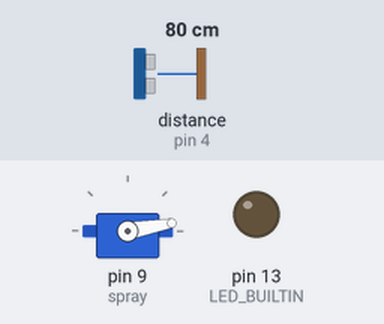
The sketch below on a simulated Arduino Uno, built with avr-gcc and run on an emulated ATmega328P. Parts: servo, output pins drawn as LEDs (lit = HIGH). Wiring (inferred from the names in the program): ultrasonic range finder: trigger pin 2; echo pin 4. Inputs (shaded band) come from the test bench; at power-on: distance to the obstacle (sensor on pin 4) 80 cm. The echo pulse lasts 58.3 µs per cm; pins used as bus, display or sensor lines are not drawn.

Above: at 1.8 s.
1.9 s: distance to the obstacle (sensor on pin 4) set to 23 cm
3.4 s: distance to the obstacle (sensor on pin 4) set to 17 cm
At 9.4 s:
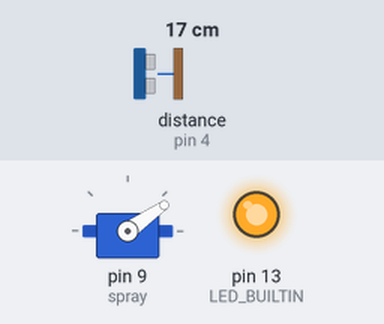
11.6 s: distance to the obstacle (sensor on pin 4) set to 27 cm
15.7 s: distance to the obstacle (sensor on pin 4) set to 35 cm
17.9 s: distance to the obstacle (sensor on pin 4) set to 2 cm
At 18.8 s:
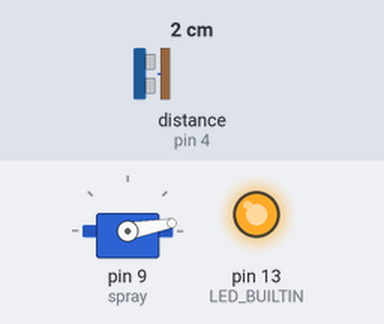
Timing chart, 0 to 23.0 s (numbered marks = the images above; inputs shaded):
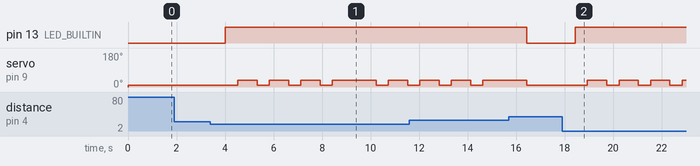

The sketch:

alcohol_sprayer.ino
```cpp
// defines pins numbers
const int trigPin = 2;
const int echoPin = 4;
// defines variables
long duration;
int distance;
#include <Servo.h>

Servo spray;  // create servo object to control a servo

void setup() {
spray.attach(9);
spray.write(0);
pinMode(trigPin, OUTPUT); // Sets the trigPin as an Output
pinMode(echoPin, INPUT); // Sets the echoPin as an Input
pinMode(LED_BUILTIN, OUTPUT);
//Serial.begin(9600); // Starts the serial communication
}
void loop() {
// Clears the trigPin
digitalWrite(trigPin, LOW);
delayMicroseconds(2);
// Sets the trigPin on HIGH state for 10 micro seconds
digitalWrite(trigPin, HIGH);
delayMicroseconds(10);
digitalWrite(trigPin, LOW);
// Reads the echoPin, returns the sound wave travel time in microseconds
duration = pulseIn(echoPin, HIGH);
// Calculating the distance
distance= duration*0.034/2;
if(distance > 200){
 distance =200;
}
// Prints the distance on the Serial Monitor
//Serial.print("Distance: ");//debug info
//Serial.println(distance);
digitalWrite(LED_BUILTIN, LOW);

if(distance < 20){
  for(int loops = 0; distance < 30 && loops < 4; loops++){//won't spray more than 4 times.
    //distance calculations
    digitalWrite(trigPin, LOW);
    delayMicroseconds(2);
    // Sets the trigPin on HIGH state for 10 micro seconds
    digitalWrite(trigPin, HIGH);
    delayMicroseconds(10);
    digitalWrite(trigPin, LOW);
    // Reads the echoPin, returns the sound wave travel time in microseconds
    duration = pulseIn(echoPin, HIGH);
    // Calculating the distance
    distance= duration*0.034/2;//I have to add the ultrasonic code in here so that distance can be updated inside the for loop.
    digitalWrite(LED_BUILTIN, HIGH);   // turn the LED on (HIGH is the voltage level)
    spray.write(10);
    delay(500);
    spray.write(35);
    delay(800);
  }

}else{
   digitalWrite(LED_BUILTIN, LOW);    // turn the LED off by making the voltage LOW
   spray.write(10);
}
delay(1000);//only checks every second instead of milisecond.
}
```

Measured:
- the behaviour switches between 21 and 20 cm on distance to the obstacle (sensor on pin 4) (found by bisection; images 0 and 1)
- after the input at 1.9 s, every drawn part: stays the same
- after the input at 3.4 s, pin 13 (LED_BUILTIN): LOW → HIGH after 0.62 s; servo on pin 9 (spray): goes 3 × (35° 0.80 s, 10° 0.50 s), 35° 1.8 s, 10° 0.50 s, 35° 0.80 s, then 10°, starting after 1.1 s
- after the input at 17.9 s, pin 13 (LED_BUILTIN): LOW → HIGH after 0.54 s; servo on pin 9 (spray): alternates 35° for 0.80 s and 10° for 0.50 s, starting after 1.0 s
